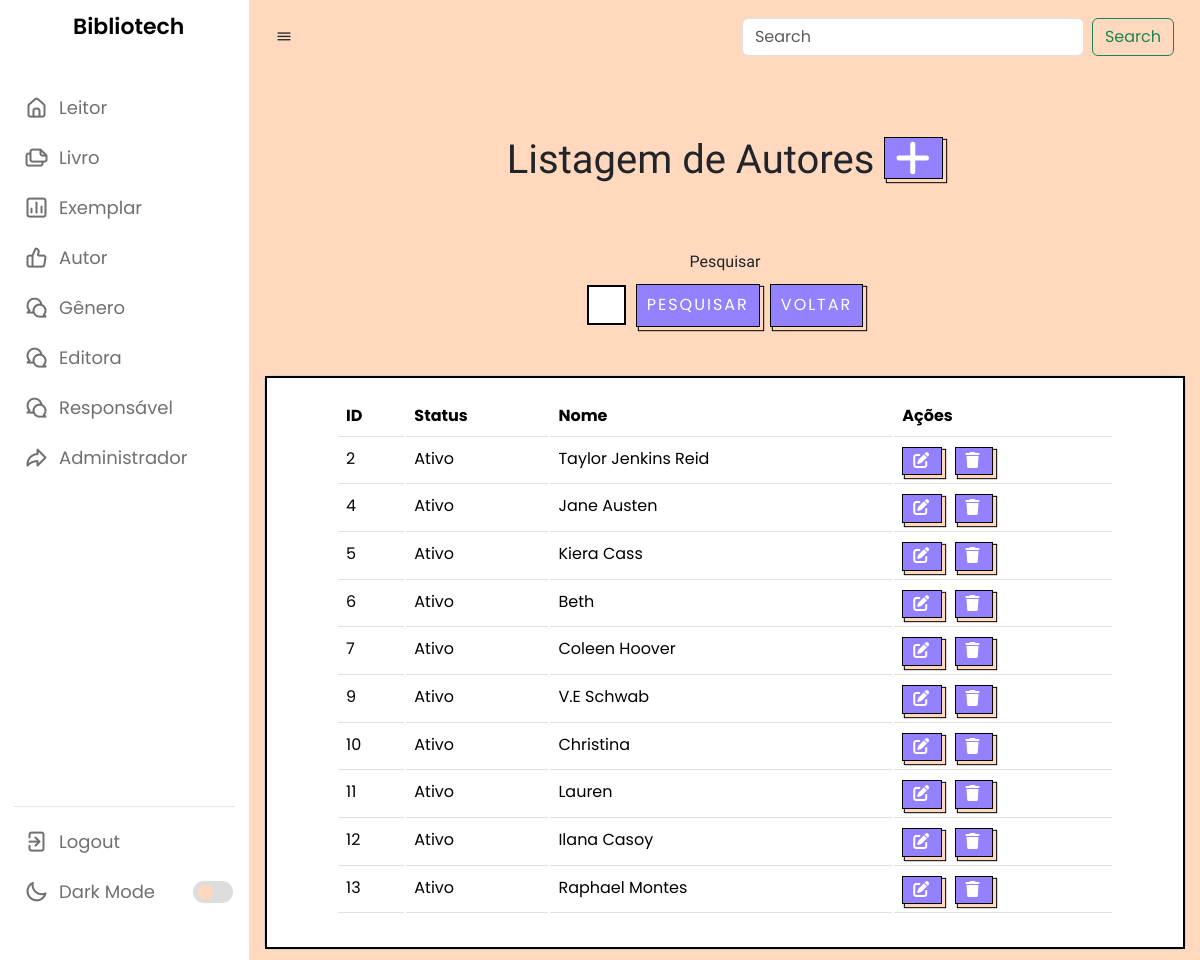
The app's page /listarAutores.php with its own data.
### tables this page shows
CREATE TABLE `autor` (
  `id` int(11) NOT NULL,
  `status` varchar(45) NOT NULL,
  `nome` varchar(100) NOT NULL
);

### listarAutores.php (the view, shortened to what this page needs)
<?php
require_once("conexao.php");
$V_WHERE = "";
$sql = "select * from autor
where 1 = 1" . $V_WHERE;
$resultado = mysqli_query($conexao, $sql);
?>
<?php require_once("navbar.php"); ?>
        <br><br><br>
        <h1 class="titulo">Listagem de Autores  <a href="cadastrarAutores.php" class="botao">
                                <i class="fa-solid fa-plus"></i>
                            </a></h1>
        <br><br>
        <center>
            <form method="post">
                <label name="nome" for="exampleFormControlInput1" class="titulo">Pesquisar</label>
                <div class="input-button-container">
                    <input name="nome" type="text" class="formcampo">
                    <button name="pesquisar" stype="button" class="botaopesquisar">Pesquisar</button>
                    <a href="listarAutores.php"><button name="voltar" stype="button" class="botaopesquisar">Voltar</button></a>
                </div>
                <br><br>
            </form>
        </center>
<center>
        <div class="card cardlistar">
            <div class="card-body cardlistar2">
                <table class="table">
                    <thead>
                        <tr>
                            <td scope="col"><b>ID</b></td>
                            <td scope="col"><b>Status</b></td>
                            <td scope="col"><b>Nome</b></td>
                            <td scope="col"><b>Ações</b></td>
                        </tr>
                    </thead>
                    <tbody>
                        <?php while ($linha = mysqli_fetch_array($resultado)) { ?>
                            <tr>
                                <td>
                                    <?= $linha['id'] ?>
                                </td>
                                <td>
                                    <?= $linha['status'] ?>
                                </td>
                                <td>
                                    <?= $linha['nome'] ?>
                                </td>
                                <td>
                                    <a style="margin-right: 8px;" href="alterarAutor.php? id=<?= $linha['id'] ?>"
                                        class="botao">
                                        <i class="fa-solid fa-pen-to-square"></i></a>
                                    <a href="listarAutores.php? id=<?= $linha['id'] ?>" class="botao"
                                        onclick="return confirm('Deseja mesmo excluir o cadastro?')">
                                        <i class="fa-sharp fa-solid fa-trash"></i> </a>
                                </td>
                            </tr>
                        <?php } ?>
                    </tbody>
                </table>
            </div>
        </div>
</center>
    </section>
</body>
</html>

### navbar.php (shortened to what this page needs)
<!DOCTYPE html>
<html lang="pt-br">
<head>
    <link rel="stylesheet" href="css/style.css">
    <link rel="stylesheet" href="css/cadastrar.css">
    <link rel="stylesheet" href="css/bootstrap.css">
    <link rel="stylesheet" href="https://unicons.iconscout.com/release/v4.0.0/css/line.css">
</head>
<body>
    <nav>
        <div class="logo-name">
            <span class="logo_name">Bibliotech</span>
        </div>
        <div class="menu-items">
            <ul class="nav-links">
                <li><a href="cadastrarLeitor.php">
                        <i class="uil uil-estate"></i>
                        <span class="link-name">Leitor</span>
                    </a></li>
                <li><a href="#">
                        <i class="uil uil-files-landscapes"></i>
                        <span class="link-name">Livro</span>
                    </a></li>
                <li><a href="#">
                        <i class="uil uil-chart"></i>
                        <span class="link-name">Exemplar</span>
                    </a></li>
                <li><a href="#">
                        <i class="uil uil-thumbs-up"></i>
                        <span class="link-name">Autor</span>
                    </a></li>
                <li><a href="#">
                        <i class="uil uil-comments"></i>
                        <span class="link-name">Gênero</span>
                    </a></li>
                <li><a href="#">
                        <i class="uil uil-comments"></i>
                        <span class="link-name">Editora</span>
                    </a></li>
                <li><a href="#">
                        <i class="uil uil-comments"></i>
                        <span class="link-name">Responsável</span>
                    </a></li>
                <li><a href="#">
                        <i class="uil uil-share"></i>
                        <span class="link-name">Administrador</span>
                    </a></li>
            </ul>
            <ul class="logout-mode">
                <li><a href="#">
                        <i class="uil uil-signout"></i>
                        <span class="link-name">Logout</span>
                    </a></li>
                <li class="mode">
                    <a href="#">
                        <i class="uil uil-moon"></i>
                        <span class="link-name">Dark Mode</span>
                    </a>
                    <div class="mode-toggle">
                        <span class="switch"></span>
                    </div>
                </li>
            </ul>
        </div>
    </nav>
    <section class="dashboard">
        <div class="navbar bg-body-tertiary">
            <div class="container-fluid">
                <i class="uil uil-bars sidebar-toggle"></i>
                <form class="d-flex" role="search">
                    <input class="form-control me-2" type="search" placeholder="Search" aria-label="Search">
                    <button class="btn btn-outline-success" type="submit">Search</button>
                </form>
            </div>
        </div>

### css/style.css (style rules this page uses)
* { margin: 0; padding: 0; box-sizing: border-box; font-family: 'Poppins', sans-serif; }
:root { --primary-color: #9381ff; --panel-color: #ffd8be; --text-color: #000; --black-light-color: #707070; --border-color: #e6e5e5; --toggle-color: #DDD; --box1-color: #4DA3FF; --box2-color: #FFE6AC; --box3-color: #E7D1FC; --index-i: #9381ff; --title-icon-color: #fff; --nav-color: white; --tran-05: all 0.5s ease; --tran-03: all 0.3s ease; --tran-03: all 0.2s ease; }
body { min-height: 100vh; background-color: var(--primary-color); }
nav { position: fixed; top: 0; left: 0; height: 100%; width: 250px; padding: 10px 14px; background-color: var(--nav-color); border-right: 1px solid var(--border-color); transition: var(--tran-05); }
nav .logo-name { display: flex; align-items: center; }
nav .logo-name .logo_name { font-size: 22px; font-weight: 600; color: var(--text-color); margin-left: 14px; transition: var(--tran-05); }
nav .menu-items { margin-top: 40px; height: calc(100% - 90px); display: flex; flex-direction: column; justify-content: space-between; }
.menu-items li { list-style: none; }
.menu-items li a { display: flex; align-items: center; height: 50px; text-decoration: none; position: relative; }
.menu-items li a i { font-size: 24px; min-width: 45px; height: 100%; display: flex; align-items: center; justify-content: center; color: var(--black-light-color); }
.menu-items li a .link-name { font-size: 18px; font-weight: 400; color: var(--black-light-color); transition: var(--tran-05); }
.menu-items .logout-mode { padding-top: 10px; border-top: 1px solid var(--border-color); }
.menu-items .mode { display: flex; align-items: center; white-space: nowrap; }
.menu-items .mode-toggle { position: absolute; right: 14px; height: 50px; min-width: 45px; display: flex; align-items: center; justify-content: center; cursor: pointer; }
.mode-toggle .switch { position: relative; display: inline-block; height: 22px; width: 40px; border-radius: 25px; background-color: var(--toggle-color); }
.switch:before { content: ""; position: absolute; left: 5px; top: 50%; transform: translateY(-50%); height: 15px; width: 15px; background-color: var(--panel-color); border-radius: 50%; transition: var(--tran-03); }
.dashboard { position: relative; left: 250px; background-color: var(--panel-color); min-height: 100vh; width: calc(100% - 250px); padding: 10px 14px; transition: var(--tran-05); }
table tbody td { height: 2.8rem; color: #000000; }
table tbody tr:last-child td { border: 2; }
nav ul { list-style: none; }
nav ul li { line-height: 60px; }
.formcampo { border: 2px solid black; display: block; width: 30%; padding: 0.375rem 0.75rem; font-size: 1rem; font-weight: 400; line-height: 1.5; flex: 1; }
.input-button-container { display: flex; align-items: center; width: 30%; }

### css/cadastrar.css (style rules this page uses)
.titulo { padding-bottom: 10px; text-align: center; font-family: Fjalla One; }
.botao { background-color: #9381ff; border: 1px solid black; box-shadow: 3px 3px 1px #ffd8be, 3px 3px 1px 1px black; color: #fff; cursor: pointer; display: inline-block; letter-spacing: 2px; line-height: 20pt; margin: 0 auto; outline: none; padding: 0 10px; text-transform: uppercase; transition: .2 all ease-in-out; }
.botaopesquisar { background-color: #9381ff; border: 1px solid black; box-shadow: 3px 3px 1px #ffd8be, 3px 3px 1px 1px black; color: #fff; cursor: pointer; display: inline-block; letter-spacing: 2px; line-height: 20pt; margin: 0 auto; outline: none; padding: 7px 10px; text-transform: uppercase; transition: .2 all ease-in-out; margin-left: 10px; }

### records on screen
autor: id "2", status "Ativo", nome "Taylor Jenkins Reid"
autor: id "4", status "Ativo", nome "Jane Austen"
autor: id "5", status "Ativo", nome "Kiera Cass"
autor: id "6", status "Ativo", nome "Beth"
autor: id "7", status "Ativo", nome "Coleen Hoover"
autor: id "9", status "Ativo", nome "V.E Schwab"
autor: id "10", status "Ativo", nome "Christina"
autor: id "11", status "Ativo", nome "Lauren"
autor: id "12", status "Ativo", nome "Ilana Casoy"
autor: id "13", status "Ativo", nome "Raphael Montes"
